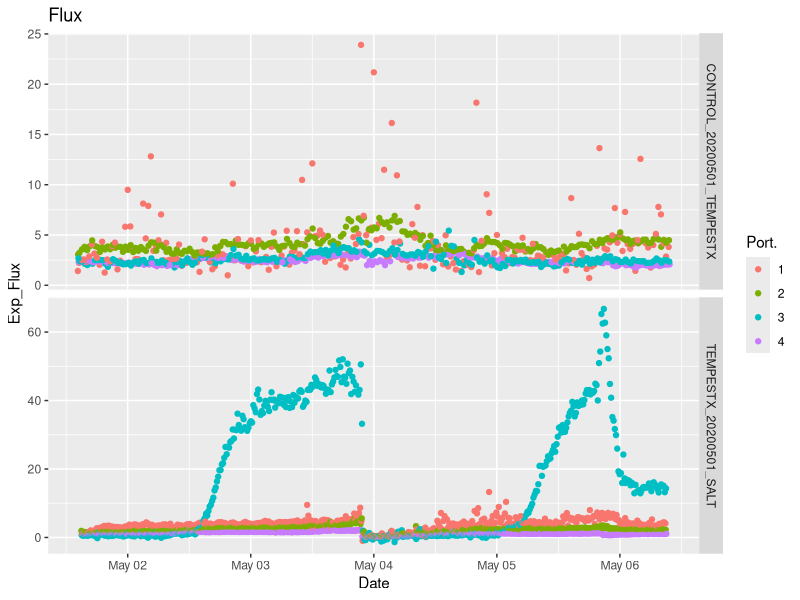

This figure's R source:

d <- read.csv("8100_data/test.csv")

library(lubridate)
d$Date <- ymd_hms(d$Date_IV)
d$Port. <- as.factor(d$Port.)
d <- tibble::as_tibble(d)

library(ggplot2)
ggplot(d, aes(Date, Exp_Flux, color = Port.)) + geom_point() + facet_grid(File.Name~., scales="free") + ggtitle("Flux")

